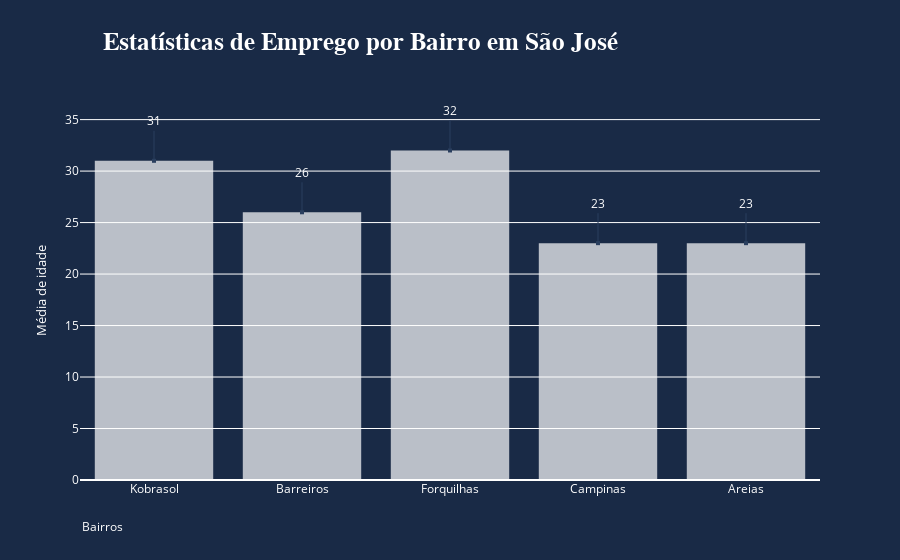

The notebook cell saved with this chart:
### Markdown cell above
# 📊 Dashboard de Emprego - São José/SC

Este dashboard mostra estatísticas de emprego por bairro em São José, Santa Catarina.
Visualize dados sobre idade média, renda, profissões e qualificações dos moradores.

### Code cell
# Importando a biblioteca para criar gráficos interativos
import plotly.graph_objects as go

# Dados dos bairros e suas respectivas médias de idade
bairros = ['Kobrasol', 'Barreiros', 'Forquilhas', 'Campinas', 'Areias']
media_idades = [31, 26, 32, 23, 23]

# Informações detalhadas que aparecem quando você passa o mouse sobre cada barra
# Cada texto contém: nomes dos representantes, renda média, emprego desejado, 
# curso necessário e nível de escolaridade
informacoes_hover = [
    'Nome: João e Juliana<br>Média de Renda: R$ 1.800,00<br>Emprego Procurado: Pedreiro(a)<br>Curso Necessário: Construção Civil<br>Escolaridade: Ensino Médio',
    'Nome: Maria e Carla<br>Média de Renda: R$ 1.600,00<br>Emprego Procurado: Carpinteiro(a)<br>Curso Necessário: Marcenaria<br>Escolaridade: Ensino Fundamental, Ensino Médio',
    'Nome: José e Marcelo<br>Média de Renda: R$ 2.000,00<br>Emprego Procurado: Pedreiro(a)<br>Curso Necessário: Construção Civil<br>Escolaridade: Ensino Médio',
    'Nome: Pedro e Ana<br>Média de Renda: R$ 2.000,00<br>Emprego Procurado: Pedreiro(a)<br>Curso Necessário: Construção Civil<br>Escolaridade: Ensino Fundamental, Ensino Médio',
    'Nome: Lucas e Camila<br>Média de Renda: R$ 1.600,00<br>Emprego Procurado: Carpinteiro(a)<br>Curso Necessário: Marcenaria<br>Escolaridade: Ensino Fundamental, Ensino Médio'
]

# Criando o gráfico de barras
grafico = go.Figure(data=[
    go.Bar(
        x=bairros,
        y=media_idades,
        hovertext=informacoes_hover
    )
])

# Personalizando a aparência das barras
# Barras brancas com bordas azul escuro e um pouco transparentes
grafico.update_traces(
    marker_color='white',
    marker_line_color='rgb(8,48,107)',
    marker_line_width=0.0,
    opacity=0.7
)

# Configurando o layout geral do gráfico
grafico.update_layout(
    # Título principal
    title_text='Estatísticas de Emprego por Bairro em São José',
    title_font=dict(
        size=25,
        color='white',
        family='Arial, sans-serif',
        weight='bold'
    ),
    title_x=0.4,  # Centralizando o título
    
    # Rótulo do eixo Y
    yaxis_title=dict(
        text='Média de idade',
        font=dict(size=13, color='white')
    ),
    
    # Configurações gerais de fonte
    font=dict(color='white', size=12),
    
    # Cores de fundo - azul escuro para dar um visual profissional
    plot_bgcolor='rgb(25, 42, 70)',
    paper_bgcolor='rgb(25, 42, 70)',
    
    # Configurações 3D (mesmo sendo um gráfico 2D, essas configs existem)
    scene=dict(
        xaxis=dict(
            showbackground=False,
            showgrid=False,
            showticklabels=False
        ),
        yaxis=dict(
            showbackground=False,
            showgrid=False,
            showticklabels=False
        ),
        zaxis=dict(
            showbackground=False,
            showgrid=False,
            showticklabels=False
        ),
        camera_eye=dict(x=1.87, y=0.88, z=-0.64),
        aspectmode='manual',
        aspectratio=dict(x=4, y=4, z=2)
    )
)

# Adicionando setas com os valores de idade em cada barra
# Isso torna mais fácil ver os números exatos
anotacoes_valores = [
    dict(
        x='Kobrasol', y=31,
        xref='x', yref='y',
        text='31',
        showarrow=True,
        arrowhead=7,
        ax=0, ay=-40
    ),
    dict(
        x='Barreiros', y=26,
        xref='x', yref='y',
        text='26',
        showarrow=True,
        arrowhead=7,
        ax=0, ay=-40
    ),
    dict(
        x='Forquilhas', y=32,
        xref='x', yref='y',
        text='32',
        showarrow=True,
        arrowhead=7,
        ax=0, ay=-40
    ),
    dict(
        x='Campinas', y=23,
        xref='x', yref='y',
        text='23',
        showarrow=True,
        arrowhead=7,
        ax=0, ay=-40
    ),
    dict(
        x='Areias', y=23,
        xref='x', yref='y',
        text='23',
        showarrow=True,
        arrowhead=7,
        ax=0, ay=-40
    )
]

# Aplicando as anotações ao gráfico
grafico.update_layout(annotations=anotacoes_valores)

# Adicionando um rótulo "Bairros" na parte inferior do gráfico
grafico.add_annotation(
    x=0.0, y=-0.15,
    xref='paper', yref='paper',
    text='Bairros',
    showarrow=False,
    font=dict(size=12, color='white')
)

# Exibindo o gráfico final
grafico.show()

### Figure 1 — Plotly figure (JSON) as saved in the notebook; plotly's stock layout.template omitted (floating-point values rounded to 4 significant figures)
{"data": [{"hovertext": ["Nome: João e Juliana<br>Média de Renda: R$ 1.800,00<br>Emprego Procurado: Pedreiro(a)<br>Curso Necessário: Construção Civil<br>Escolaridade: Ensino Médio", "Nome: Maria e Carla<br>Média de Renda: R$ 1.600,00<br>Emprego Procurado: Carpinteiro(a)<br>Curso Necessário: Marcenaria<br>Escolaridade: Ensino Fundamental, Ensino Médio", "Nome: José e Marcelo<br>Média de Renda: R$ 2.000,00<br>Emprego Procurado: Pedreiro(a)<br>Curso Necessário: Construção Civil<br>Escolaridade: Ensino Médio", "Nome: Pedro e Ana<br>Média de Renda: R$ 2.000,00<br>Emprego Procurado: Pedreiro(a)<br>Curso Necessário: Construção Civil<br>Escolaridade: Ensino Fundamental, Ensino Médio", "Nome: Lucas e Camila<br>Média de Renda: R$ 1.600,00<br>Emprego Procurado: Carpinteiro(a)<br>Curso Necessário: Marcenaria<br>Escolaridade: Ensino Fundamental, Ensino Médio"], "marker": {"color": "white", "line": {"color": "rgb(8,48,107)", "width": 0}}, "opacity": 0.7, "type": "bar", "x": ["Kobrasol", "Barreiros", "Forquilhas", "Campinas", "Areias"], "y": [31, 26, 32, 23, 23]}], "layout": {"annotations": [{"arrowhead": 7, "ax": 0, "ay": -40, "showarrow": true, "text": "31", "x": "Kobrasol", "xref": "x", "y": 31, "yref": "y"}, {"arrowhead": 7, "ax": 0, "ay": -40, "showarrow": true, "text": "26", "x": "Barreiros", "xref": "x", "y": 26, "yref": "y"}, {"arrowhead": 7, "ax": 0, "ay": -40, "showarrow": true, "text": "32", "x": "Forquilhas", "xref": "x", "y": 32, "yref": "y"}, {"arrowhead": 7, "ax": 0, "ay": -40, "showarrow": true, "text": "23", "x": "Campinas", "xref": "x", "y": 23, "yref": "y"}, {"arrowhead": 7, "ax": 0, "ay": -40, "showarrow": true, "text": "23", "x": "Areias", "xref": "x", "y": 23, "yref": "y"}, {"font": {"color": "white", "size": 12}, "showarrow": false, "text": "Bairros", "x": 0, "xref": "paper", "y": -0.15, "yref": "paper"}], "font": {"color": "white", "size": 12}, "paper_bgcolor": "rgb(25, 42, 70)", "plot_bgcolor": "rgb(25, 42, 70)", "scene": {"aspectmode": "manual", "aspectratio": {"x": 4, "y": 4, "z": 2}, "camera": {"eye": {"x": 1.87, "y": 0.88, "z": -0.64}}, "xaxis": {"showbackground": false, "showgrid": false, "showticklabels": false}, "yaxis": {"showbackground": false, "showgrid": false, "showticklabels": false}, "zaxis": {"showbackground": false, "showgrid": false, "showticklabels": false}}, "title": {"font": {"color": "white", "family": "Arial, sans-serif", "size": 25, "weight": "bold"}, "text": "Estatísticas de Emprego por Bairro em São José", "x": 0.4}, "yaxis": {"title": {"font": {"color": "white", "size": 13}, "text": "Média de idade"}}}}
